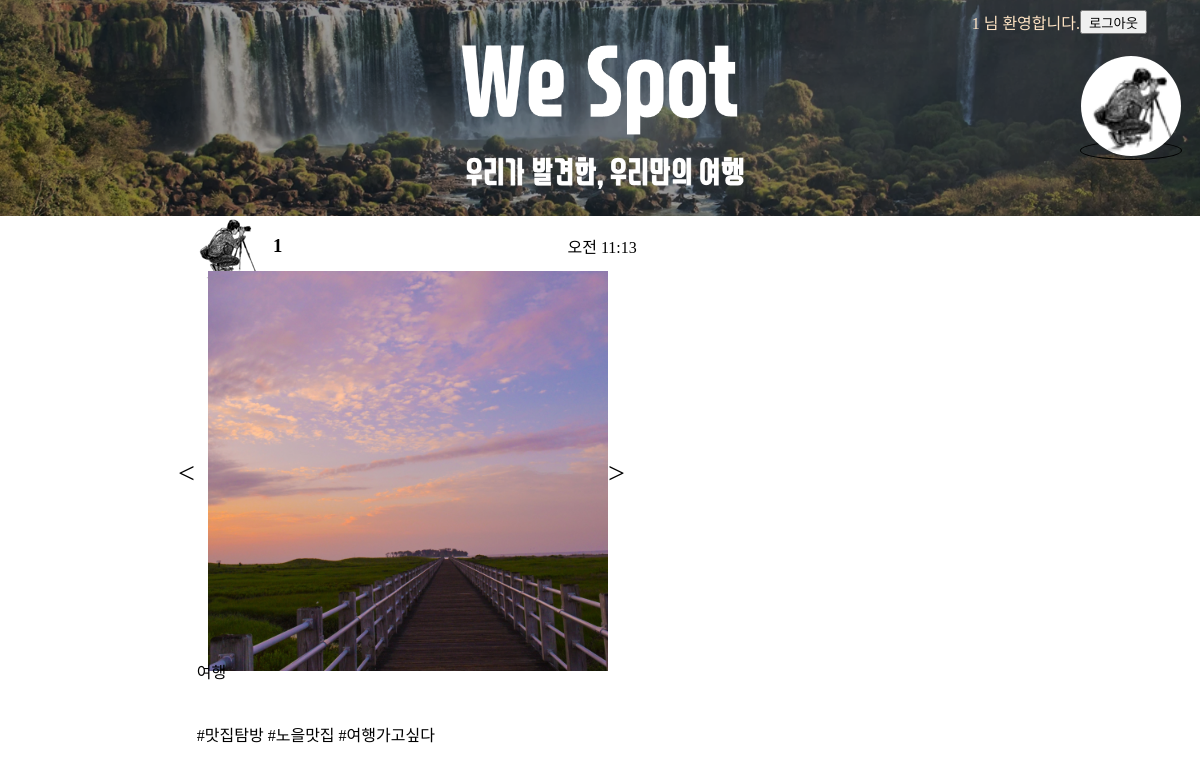
The app's page /MyOwnColumn/post/detail/2 (signed in), older data.
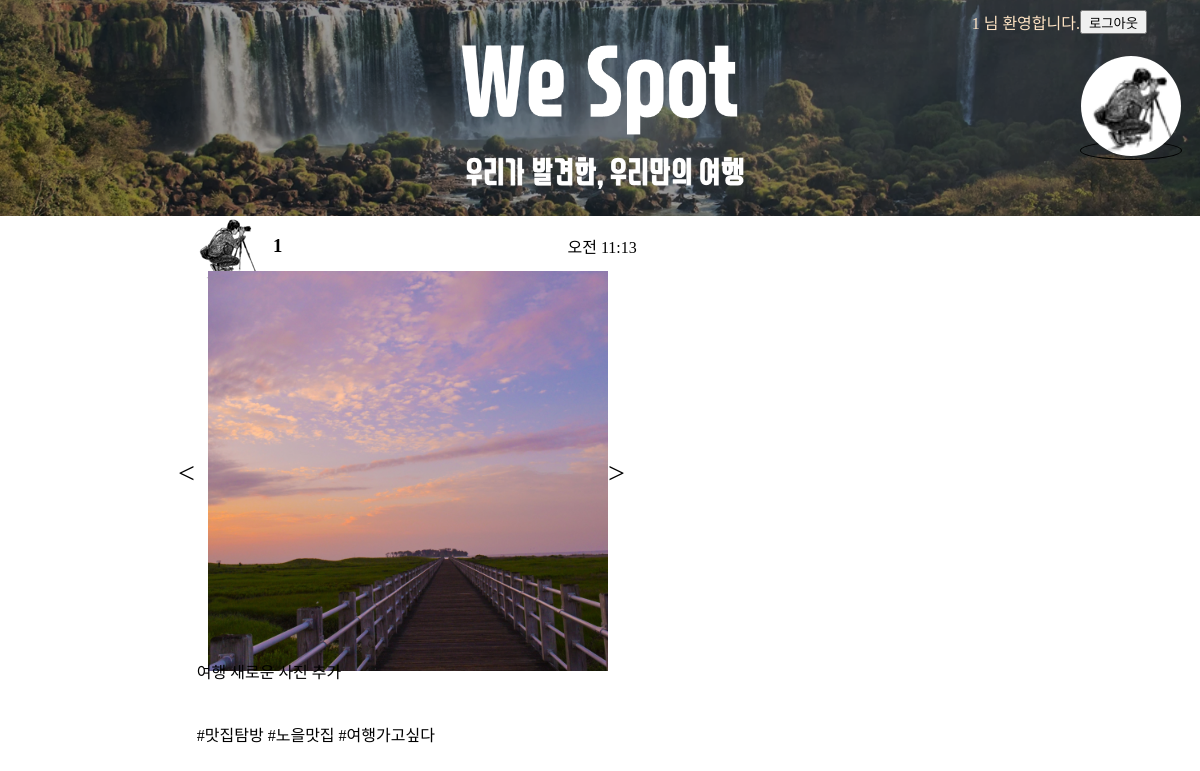
The same page, newer data.
### account/models.py (models this page shows)
class Profile(models.Model):
  user = models.ForeignKey(User, on_delete=models.CASCADE)
  image = models.ImageField(upload_to='ProfileImage', null=True)

### MyOwnColumn/models.py (models this page shows)
class Post(models.Model):
  profile = models.ForeignKey(Profile, on_delete=models.PROTECT)
  description = models.CharField(max_length=200, blank=True)
  created_at = models.TimeField(null=True)
  columns = models.ManyToManyField(Column, related_name='posts')

class Image(models.Model):
  post = models.ForeignKey(Post, on_delete=models.CASCADE)
  postincolumn = models.ManyToManyField(PostInColumn, related_name='images')
  image = models.ImageField(upload_to=image_upload_path)

class Tag(models.Model):
  column = models.ManyToManyField(Column, related_name='tags')
  post = models.ManyToManyField(Post, related_name='tags')
  postincolumn = models.ManyToManyField(PostInColumn, related_name='tags')
  tag = models.CharField(max_length=100)

### MyOwnColumn/views.py (the view)
# urls.py: path('post/detail/<int:post_id>', views.post_detail, name='post_detail'),
def post_detail(request, post_id):
  post = Post.objects.get(id=post_id)
  profile = Profile.objects.filter(user=request.user)
  tags = Tag.objects.filter(post=post)
  context = {
    'post': post,
    'profile': profile,
    'tags': tags,
  }
  return render(request, 'myowncolumn/post_detail.html', context)

### MyOwnColumn/templates/myowncolumn/post_detail.html (shortened to what this page needs)
{% extends 'base.html' %}
{% load static %}
{% block style %}
  <link rel="stylesheet" href="{% static 'myowncolumn/post_detail.css' %}">
{% endblock %}
{% block content %}
  <div class="post">
    <div class="post_detail">
      <div class="post_info">
        <div class="post_writer">
          <img src="{{post.profile.image.url}}" alt="" class="writer_porfile">
          <h3 class="writer_name">
            {{post.profile.user.username}}
          </h3>
        </div>
        <div class="post_created">
          {{post.created_at}}
        </div>
      </div>
      <div class="post_body">
        <div class="post_images">
          <div class="prev" onclick="plusSlide(-1)">&lt;</div>
          {% for image in post.image_set.all %}
            <img src="{{image.image.url}}" alt="사진" class="image">
          {% endfor %}
          <div class="next" onclick="plusSlide(1)">&gt;</div>
        </div>
        <div class="post_description">
          <div class="description">
            {{post.description}}
          </div>
          <div class="tags">
            {% for tag in tags %}
             #{{tag.tag}}
            {% endfor %}
          </div>
        </div>
      </div>
    </div>
    <div class="post_comments">
    </div>
  </div>
{% endblock %}

### templates/base.html (shortened to what this page needs)
{% load static %}
<!DOCTYPE html>
<html lang="Ko">
<head>
  <link rel="stylesheet" href="{% static 'base.css' %}">
  {% block style %}
  {% endblock %}
</head>
<body>
  <div class="header">
    {% if user.is_authenticated %}
      <div class="account">
        <div class="welcome">{{user.username}} 님 환영합니다.</div>
        <form action="{% url 'account:logout' %}" method="post" class="logout">
          <button type="submit" class="">로그아웃</button>
        </form>
      </div>
      <a href="{% url 'account:profile' user.username %}" class="profile_link">
        <img src="{{profile.0.image.url}}" alt="Profile Image">
      </a>
    {% endif %}
  </div>
  {% block content %}
  {% endblock %}
</body>
</html>

### static/base.css (style rules this page uses)
* { margin: 0; padding: 0; }
body { width: 100vw; height: 100vh; }
.header { width: 100vw; height: 27vh; top: 0; position: fixed; background-image: url('we_spot.png'); background-position:center; background-repeat: no-repeat; background-size: cover; }
.account { position: relative; width: 40%; left: 58%; top: 10px; display: flex; justify-content: right; }
.account button { width: 20%; }
.account .welcome { width: 75%; height: 10%; text-align: right; color: bisque; }
.account .logout { width: 20%; }
.account .logout button { width: 70%; height: 100%; }
.profile_link { position: relative; top: calc(10px + 10%); left: 90%; width: 100px; height: 100px; border-radius: 50%; overflow: hidden; border: black solid 1px; }
.profile_link img { width: 100px; height: 100px; border-radius: 50%; }

### MyOwnColumn/static/myowncolumn/post_detail.css (style rules this page uses)
.post { width: 80%; height: 75vh; margin-top: 27vh; margin-left: 10%; display: flex; justify-content: space-around; }
.post .post_detail { width: 55%; height: 100%; }
.post_detail .post_info { width: 100%; height: 10%; margin-bottom: 2%; display: flex; justify-content: space-evenly; }
.post_info .post_writer { width: 40%; height: 100%; display: flex; justify-content: space-evenly; align-items: center; }
.post_writer .writer_name { width: 50%; height: 100%; display: flex; align-items: center; }
.post_info .post_created { width: 40%; height: 100%; display: flex; align-items: center; justify-content: right; }
.post_detail .post_body { width: 100%; height: 80%; display: flex; flex-direction: column; justify-content: space-evenly; }
.post_body .post_images { width: 100%; height: 70%; display: flex; justify-content: center; align-items: center; }
.post_images .prev, .next { width: 30px; height: 30px; font: 30px bolder; }
.post_images .image { width: 400px; height: 400px; object-fit: contain; }
.post_body .post_description { width: 100%; height: 20%; display: flex; flex-direction: column; align-items: center; justify-content: space-evenly; }
.post_description .description { width: 80%; height: 60%; }
.post_description .tags { width: 80%; }
.post .post_comments { width: 35%; height: 100%; }

Row changes from the older to the newer data that the page shows:
changed Post "오전 11:13": description "여행" → "여행 새로운 사진 추가"
